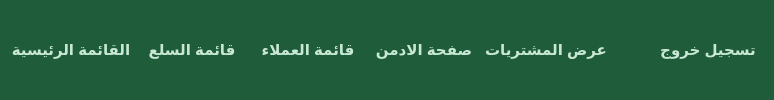
     <widget class="QFrame" name="nav_frame">
      <property name="styleSheet">
       <string notr="true">QPushButton{border:none;font-size:15px;font-weight:bold;color:#C8E8D5;}QPushButton::hover{color:#FAFAF6;border-bottom:2px solid #C8B89A;background-color:rgba(255,255,255,0.12);}QFrame{border-radius:3px;background-color:#1E5C3A;}</string>
      </property>
      <property name="frameShape"><enum>QFrame::StyledPanel</enum></property>
      <property name="frameShadow"><enum>QFrame::Raised</enum></property>
      <layout class="QHBoxLayout" name="horizontalLayout">
       <item><widget class="QPushButton" name="main_menu"><property name="minimumSize"><size><width>110</width><height>30</height></size></property><property name="cursor"><cursorShape>PointingHandCursor</cursorShape></property><property name="text"><string>القائمة الرئيسية</string></property></widget></item>
       <item><widget class="QPushButton" name="product_menu"><property name="minimumSize"><size><width>110</width><height>30</height></size></property><property name="cursor"><cursorShape>PointingHandCursor</cursorShape></property><property name="text"><string>قائمة السلع</string></property></widget></item>
       <item><widget class="QPushButton" name="customers_menu"><property name="minimumSize"><size><width>110</width><height>30</height></size></property><property name="cursor"><cursorShape>PointingHandCursor</cursorShape></property><property name="text"><string>قائمة العملاء</string></property></widget></item>
       <item><widget class="QPushButton" name="go_to_admin_form"><property name="minimumSize"><size><width>110</width><height>30</height></size></property><property name="cursor"><cursorShape>PointingHandCursor</cursorShape></property><property name="text"><string>صفحة الادمن</string></property></widget></item>
       <item><widget class="QPushButton" name="go_to_sales_preview_user"><property name="cursor"><cursorShape>PointingHandCursor</cursorShape></property><property name="text"><string>عرض المشتريات</string></property></widget></item>
       <item><spacer name="horizontalSpacer"><property name="orientation"><enum>Qt::Horizontal</enum></property><property name="sizeHint" stdset="0"><size><width>40</width><height>20</height></size></property></spacer></item>
       <item><widget class="QPushButton" name="logout"><property name="minimumSize"><size><width>110</width><height>30</height></size></property><property name="cursor"><cursorShape>PointingHandCursor</cursorShape></property><property name="text"><string>تسجيل خروج</string></property></widget></item>
      </layout>
     </widget>
